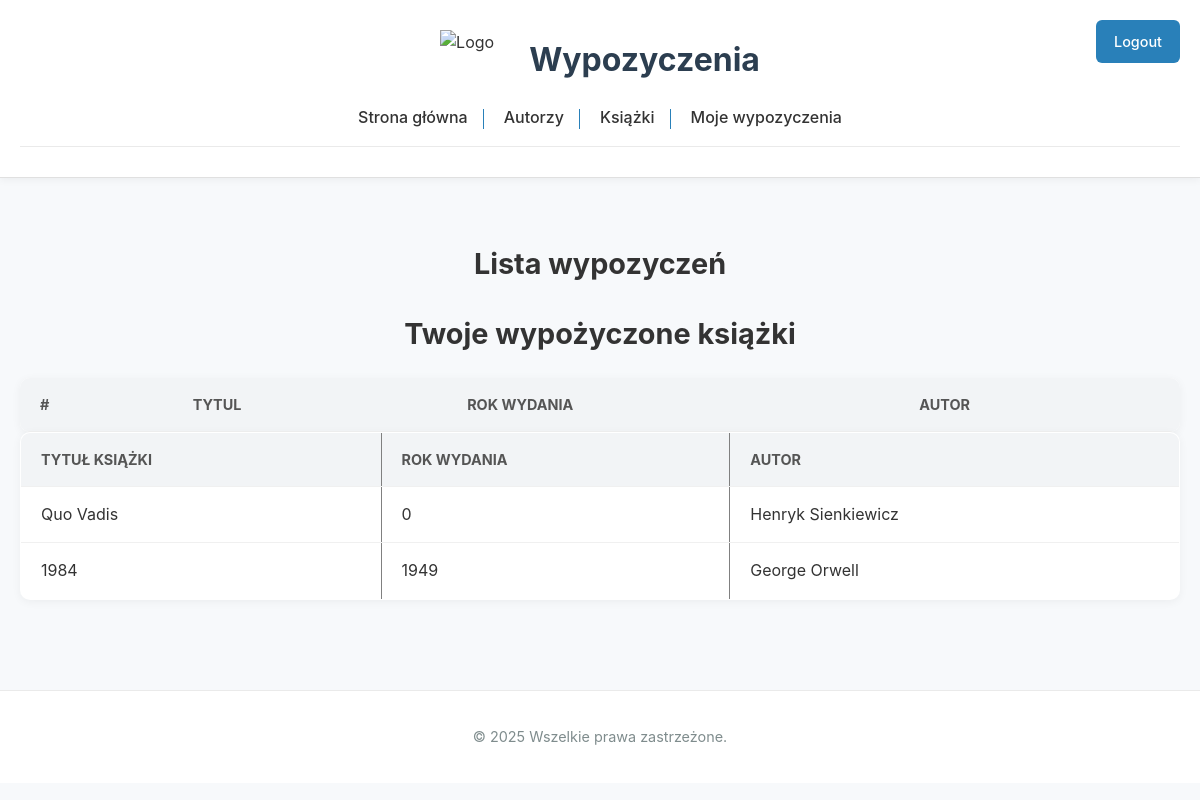
Page /User/wypozyczenia.php (signed in) on the committed database.
### tables this page shows
CREATE TABLE ksiazka (
    id INT AUTO_INCREMENT PRIMARY KEY,
    tytul VARCHAR(200) NOT NULL,
    autor_id INT,
    wydawca_id INT,
    rok_wydania YEAR,
    tematyka_id INT,
    ilosc_calkowita INT NOT NULL DEFAULT 0,
    ilosc_dostepnych INT NOT NULL DEFAULT 0,
    dostepnosc INT NOT NULL DEFAULT 0,
    FOREIGN KEY (autor_id) REFERENCES autor(id),
    FOREIGN KEY (wydawca_id) REFERENCES wydawca(id),
    FOREIGN KEY (tematyka_id) REFERENCES tematyka(id)
);

### User/wypozyczenia.php (the view, shortened to what this page needs)
<?php
include '../Main/baza.php';
?>
<!DOCTYPE html>
<html lang="pl">
<head>
    <link rel="stylesheet" href="../Main/style.css">
</head>
<body>
    <header>
        <div class="header-container">
            <img src="../logo.png" alt="Logo" class="logo">
            <h1>Wypozyczenia</h1>
        </div>
        <div class="auth-container">
            <?php
            if (isset($_SESSION['user_id'])) {
                echo '<a href="logout.php" class="profile-link">Logout</a>';
            } else {
                echo '<a href="loginUser.php" class="auth-link">Logowanie</a> | <a href="registerUser.php" class="auth-link">Rejestracja</a>';
            }
            ?>
        </div>
        <?php include 'navigation.php'; ?>
    </header>
    <main>
        <h2>Lista wypozyczeń</h2>
        <table>
            <thead>
                <tr>
                    <th>#</th>
                    <th>Tytul</th>
                    <th>Rok Wydania</th>
                    <th>Autor</th>
                </tr>
            </thead>
            <tbody>
                <?php
                $user_id = $_SESSION['user_id'];
                $query = "SELECT k.tytul, k.rok_wydania, CONCAT(a.imie, ' ', a.nazwisko) AS autor
                        FROM wypozyczenie w
                        JOIN ksiazka k ON w.ksiazka_id = k.id
                        JOIN autor a ON k.autor_id = a.id
                        WHERE w.czytelnik_id = ?";
                if ($stmt = $conn->prepare($query)) {
                    $stmt->bind_param("i", $user_id);
                    $stmt->execute();
                    $result = $stmt->get_result();
                    if ($result->num_rows > 0) {
                        echo "<h2>Twoje wypożyczone książki</h2>";
                        echo "<table border='1'>
                                <tr>
                                    <th>Tytuł książki</th>
                                    <th>Rok wydania</th>
                                    <th>Autor</th>
                                </tr>";
                        while ($row = $result->fetch_assoc()) {
                            echo "<tr>
                                    <td>" . htmlspecialchars($row['tytul']) . "</td>
                                    <td>" . htmlspecialchars($row['rok_wydania']) . "</td>
                                    <td>" . htmlspecialchars($row['autor']) . "</td>
                                </tr>";
                        }
                        echo "</table>";
                    } else {
                        echo "<p>Nie wypożyczyłeś żadnej książki.</p>";
                    }
                } else {
                    echo "<p>Błąd zapytania.</p>";
                }
                ?>
            </tbody>
        </table>
    </main>
    <footer>
        <p>© 2025 Wszelkie prawa zastrzeżone.</p>
    </footer>
</body>
</html>

### Main/style.css (style rules this page uses)
* { box-sizing: border-box; }
body { font-family: 'Inter', 'Open Sans', 'Poppins', sans-serif; margin: 0; padding: 0; background-color: #f7f9fb; color: #333; line-height: 1.6; }
header { background-color: #ffffff; padding: 30px 20px; text-align: center; box-shadow: 0 2px 8px rgba(0, 0, 0, 0.05); border-bottom: 1px solid #e0e0e0; }
main h2 { text-align: center; font-size: 1.8rem; margin-bottom: 20px; }
header h1 { margin: 0; font-size: 2rem; color: #2c3e50; }
.header-container { display: flex; justify-content: center; align-items: center; gap: 20px; padding: 0 20px; }
.logo { height: 60px; margin-right: 15px; }
main { padding: 40px 20px; max-width: 1200px; margin: auto; }
table { width: 100%; border-collapse: collapse; background-color: #fff; border-radius: 10px; overflow: hidden; box-shadow: 0 2px 10px rgba(0, 0, 0, 0.05); }
table th, table td { padding: 15px 20px; border-bottom: 1px solid #f0f0f0; text-align: left; }
table th { background-color: #f2f4f6; color: #555; font-size: 0.9rem; text-transform: uppercase; }
footer { background-color: #ffffff; color: #7f8c8d; text-align: center; padding: 20px; font-size: 0.9rem; border-top: 1px solid #eaeaea; margin-top: 50px; }
.auth-link, .profile-link { background-color: #2980b9; color: #fff; padding: 10px 18px; border-radius: 6px; font-size: 0.9rem; font-weight: 500; text-decoration: none; transition: background-color 0.3s ease; }
.auth-container { position: absolute; top: 20px; right: 20px; display: flex; align-items: center; gap: 10px; flex-wrap: wrap; }

### rows in the picture
ksiazka: tytul "Quo Vadis", rok_wydania "0", autor "Henryk Sienkiewicz"
ksiazka: tytul "1984", rok_wydania "1949", autor "George Orwell"
